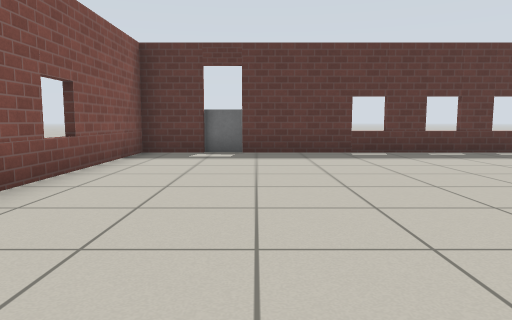
view 1 (above)

14 first-person views from a walk through a world built for the Gazebo simulator. The camera is 0.72 m above the floor, tilts 6° down and sees 70° across. The floor is counted in squares, 1 m on a side. Each view is taken from the middle of a square. On the plan, view 1 faces up. The plan holds only what a view shows up to about 11 squares ahead; the rest is blank. Robots are left out. Gazebo's built-in surfaces are drawn with simple patterns.

view 2
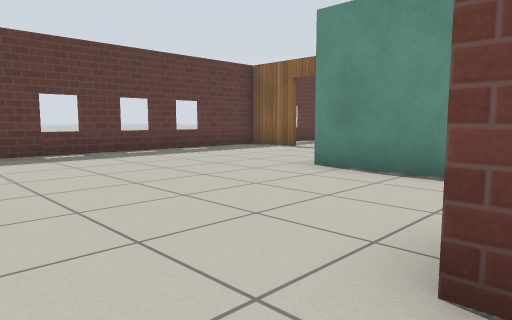

view 3
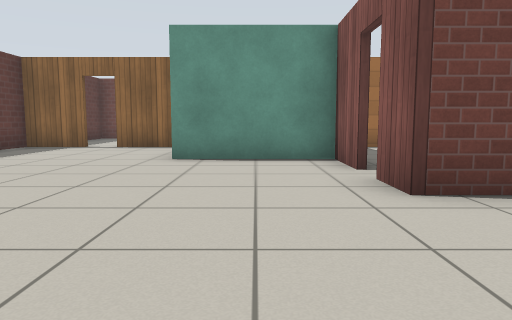

view 4
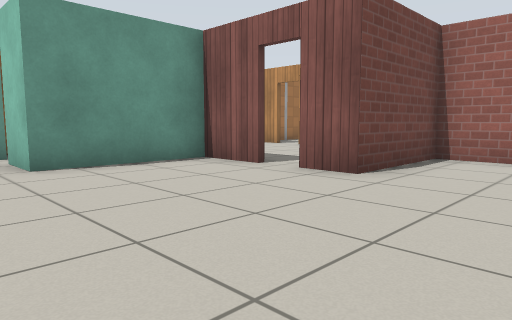

view 5
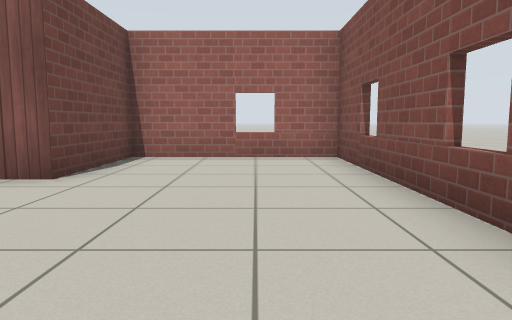

view 6
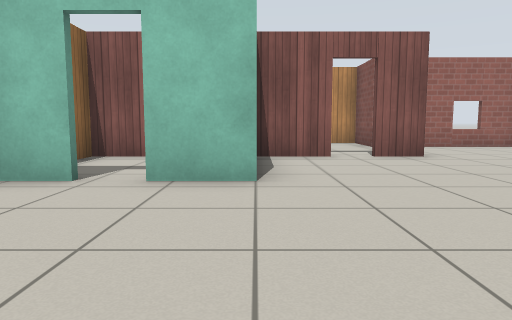

view 7
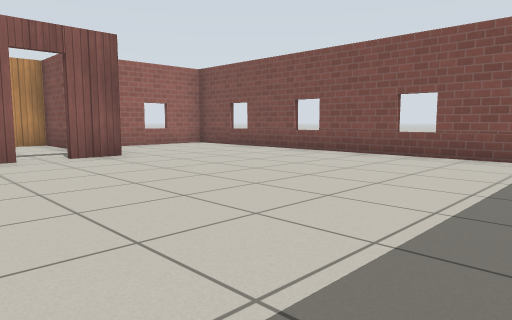

view 8
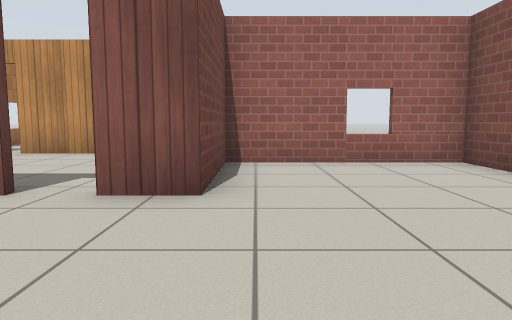

view 9
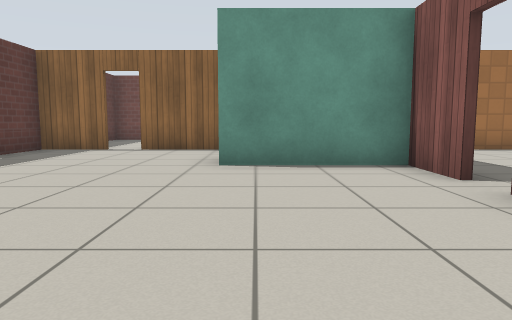

view 10
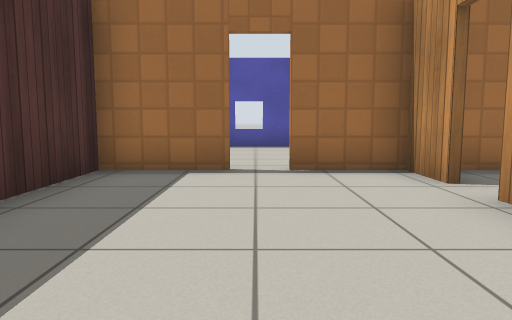

view 11
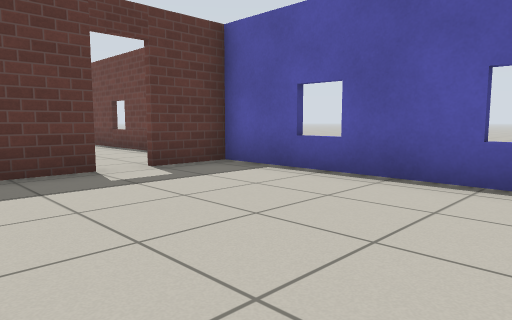

view 12
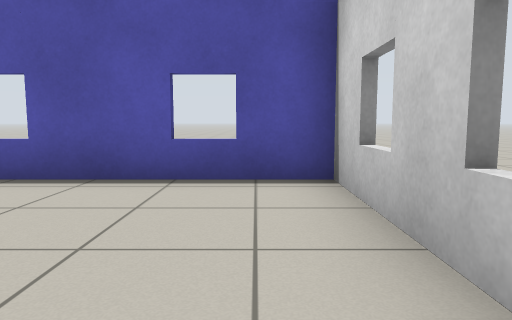

view 13
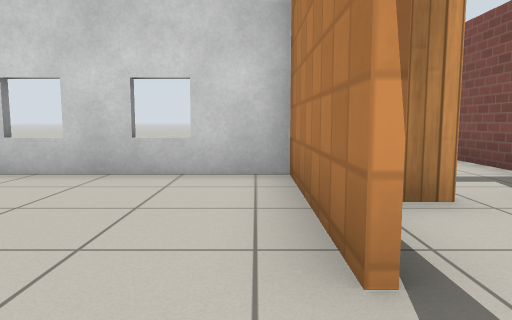

view 14
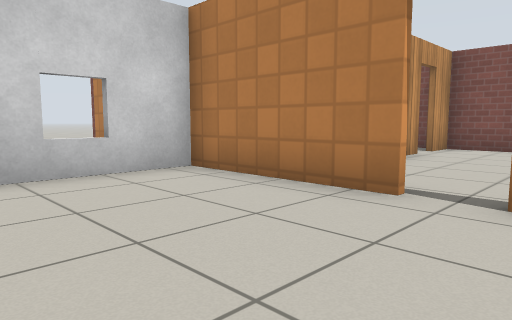

### Floor plan
Ten units are one square. View 1 is at (0, 0); x grows to the right and y downward. Boxes are objects, and circles mark ways between rooms. Rooms are numbered by the first view taken in them; rooms with no view inside come last. Other rooms are left out.
<svg viewBox="-32 -90 172 155">
<path fill="none" stroke="#000" d="M34 -5 50 -5 50 -36 64 -36M71 -36 81 -36M-14 -85 -27 -85 -27 24 17 24M84 -39 84 -60M15 24 15 -5 26 -5M84 -67 84 -85 4 -85M35 42 64 42M71 42 84 42 84 25M17 24 17 42 28 42M84 16 84 -11M79 -3 62 -3M85 25 85 60 135 60 135 -3 119 -3M111 -3 79 -3"/>
<circle cx="30" cy="0" r="3" fill="#2a7"/>
<circle cx="85" cy="20" r="3" fill="#2a7"/>
<text x="20" y="-40">1</text>
<text x="50" y="20">2</text>
<text x="110" y="30">3</text>
</svg>
Room 1 opens to room 2. Room 2 opens to room 3.

Where each view was taken, in squares from view 1:
view 1: 0 up, 0 right, facing up
view 2: 0 up, 0 right, facing up-right
view 3: 2 up, 2 left, facing right
view 4: 5 up, 1 left, facing down-right
view 5: 5 up, 1 left, facing down
view 6: 8 up, 5 right, facing down
view 7: 8 up, 5 right, facing down-left
view 8: 4 up, 1 right, facing down
view 9: 3 up, 1 left, facing right
view 10: 2 down, 3 right, facing right
view 11: 5 down, 9 right, facing up-right
view 12: 5 down, 9 right, facing right
view 13: 1 down, 9 right, facing down
view 14: 1 down, 12 right, facing down-left
